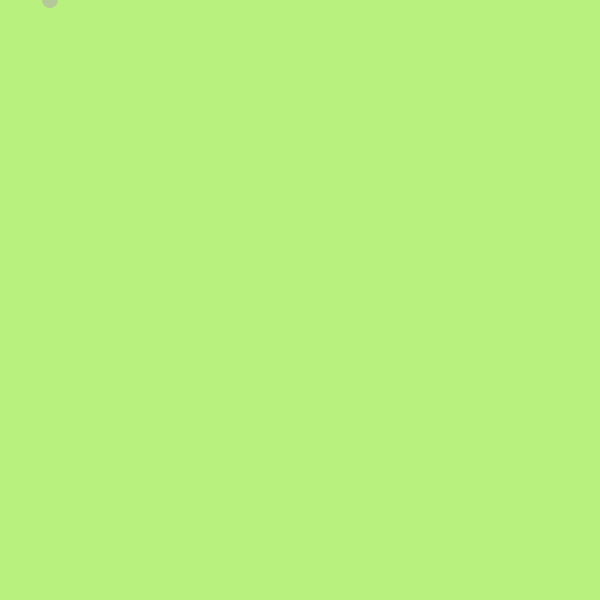
Frame 1 (no input)
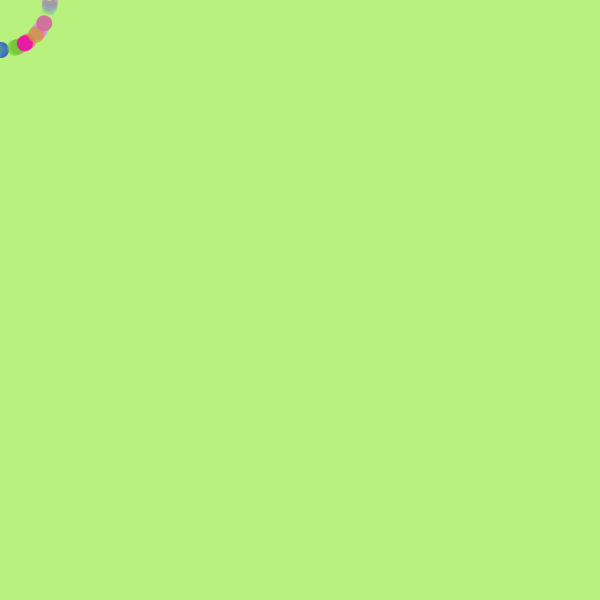
Frame 60 (the mouse pressed at the canvas centre just before this capture)
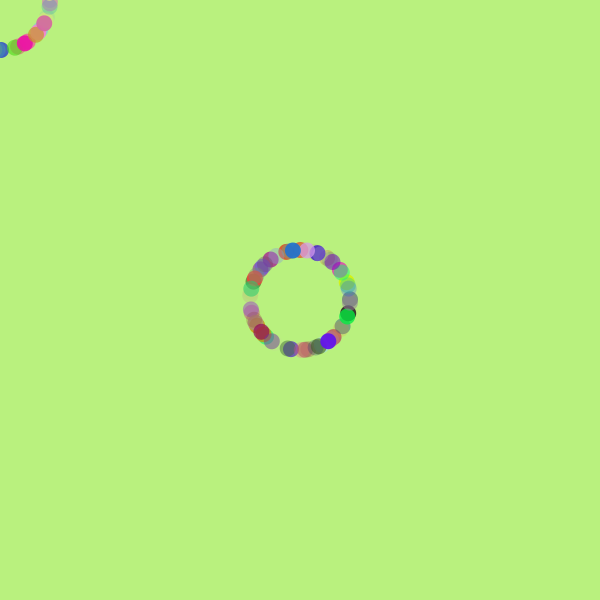
Frame 120 (the mouse held since frame 60 and released just before this capture)

The Processing sketch that drew these frames (run headless with seeded random() and noise(); from frame 60 on, the mouse is pressed at the canvas centre):

// Processing sketch: processing_70801
// ── processing_70801.pde

float r=50;
float theta= 0;

void setup (){
  size (600,600);
  background (185,241,126);
  smooth ();
}
void draw (){
 
  if(mousePressed && (mouseButton == RIGHT))
 {
ellipse(mouseX+random(15),mouseY+random(20), 10+ random(20), 10+ random(20));
float x= r * cos(theta);
float y= r * sin(theta);
  fill(34+random(214),37+random(215),30+random(216));  // Set fill to white
  
   
 }
if (mousePressed && (mouseButton == LEFT))
{
 float x = r * cos(theta);
      float y = r * sin(theta);
      noStroke();
      fill(random(255),random(255),random(255),random(255));
triangle(mouseX+30,mouseY+75,mouseX+58,mouseY+20,mouseX+86,mouseY+75);

}

else 
  {
      float x = r * cos(theta);
      float y = r * sin(theta);
      noStroke();
      fill(random(255),random(255),random(255),random(255));
 ellipse(x+mouseX, y+mouseY, 16, 16);

      theta += 1.2;

 
  }
  
 
}
